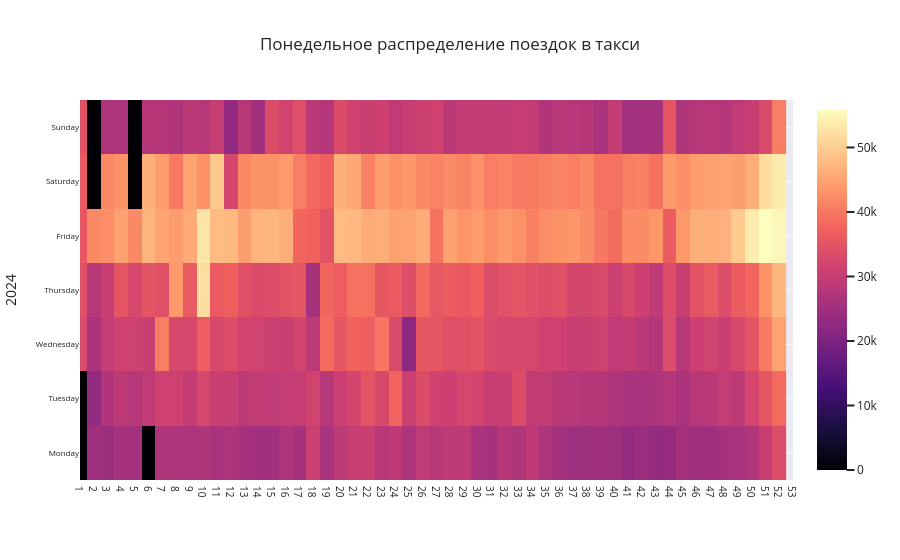

The notebook cell saved with this chart:
### Code cell
calmap(df_research.groupby(['timestamp'], as_index=False).n_taxi_start.sum(), 
       title='Понедельное распределение поездок в такси', 
       metric='n_taxi_start', 
       scale='magma')

### Figure 1 — Plotly figure (JSON) as saved in the notebook; plotly's stock layout.template omitted (floating-point values rounded to 4 significant figures; data arrays with more than 128 entries replaced by an {"elided": "..."} marker saying what was removed)
{"data": [{"coloraxis": "coloraxis", "hovertext": {"elided": "8784 str values"}, "name": "2024", "type": "heatmap", "x": {"elided": "8784 int values"}, "xaxis": "x", "y": {"elided": "8784 str values"}, "yaxis": "y", "z": {"elided": "8784 int values"}}], "layout": {"autosize": true, "coloraxis": {"colorscale": [[0, "#000004"], [0.1111, "#180f3d"], [0.2222, "#440f76"], [0.3333, "#721f81"], [0.4444, "#9e2f7f"], [0.5556, "#cd4071"], [0.6667, "#f1605d"], [0.7778, "#fd9668"], [0.8889, "#feca8d"], [1, "#fcfdbf"]]}, "title": {"text": "Понедельное распределение поездок в такси"}, "xaxis": {"anchor": "y", "domain": [0, 1], "nticks": 53, "range": [1, 53], "tickfont": {"size": 10}, "type": "linear"}, "yaxis": {"anchor": "x", "autorange": true, "domain": [0, 1], "range": [-0.5, 6.5], "tickfont": {"size": 8}, "title": {"text": "2024"}, "type": "category"}}}
